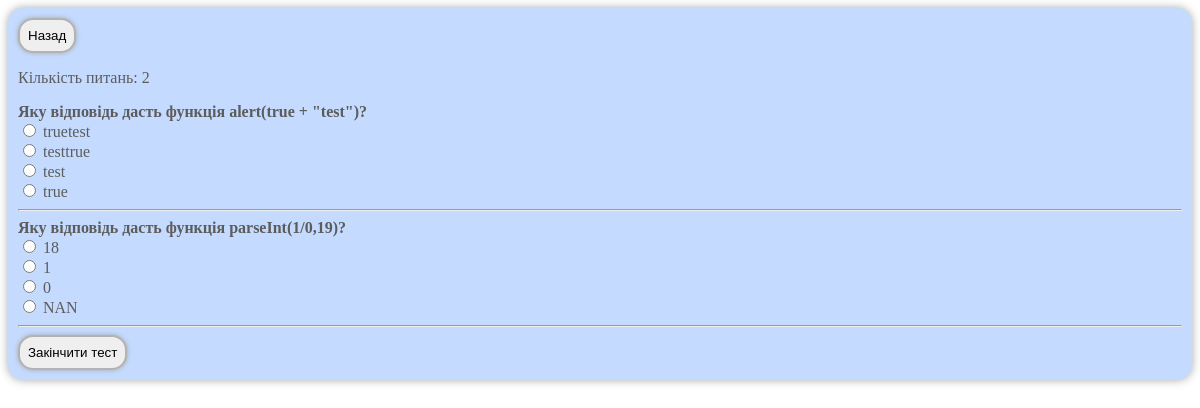
The page /test.php/?test=3 on the database its author committed.
### tables this page shows
CREATE TABLE `answers` (
  `id` int(11) NOT NULL,
  `answer` varchar(255) NOT NULL,
  `question_id` int(11) NOT NULL,
  `correct_answer` enum('1','0') NOT NULL DEFAULT '0'
);

CREATE TABLE `questions` (
  `id` int(11) NOT NULL,
  `question` varchar(255) NOT NULL,
  `test_id` int(11) NOT NULL
);

### script/function.php (called while the page is built, shortened)
<?php
require_once 'config.php';
function get_test_data($test_id){
	global $link;
	$stmt = $link->prepare("SELECT q.question, q.test_id, a.id, a.answer, a.question_id FROM questions q LEFT JOIN answers a ON q.id = a.question_id WHERE q.test_id = $test_id;");
	$stmt->execute();
	$data = null;
	while ($row = $stmt->fetch()) {
		$data[$row['question_id']][0]= $row['question'];
		$data[$row['question_id']][$row['id']]= $row['answer'];
	}
	return $data;
}
 ?>

### test.php (the view, shortened to what this page needs)
<?php
require_once 'script/function.php';
if (isset($_GET['test'])){
	$test_id = (int)$_GET['test'];
	$test_data = get_test_data($test_id);
	if(is_array($test_data)){
		$count_questions = count($test_data);
	}
}
 ?>
<!DOCTYPE html>
<html>
<head>
	<link rel="stylesheet" type="text/css" href="../css/test.css">
</head>
<body>
	<div class="questions">
		<a href="/"><button>Назад</button></a>
		<?php if(isset($test_data)): ?>
			<?php if(is_array($test_data)):?>
				<p>Кількість питань: <?=$count_questions?></p>
				<div class="test_data">
					<?php foreach ($test_data as $id_questions => $item):?>
						<div class="question" data-id='<?=$id_questions?>' id='question-<?=$id_questions?>'>
							<?php foreach ($item as $id_answer => $answer):?>
								<?php if(!$id_answer): ?>
									<div class="question_q"><b><?=$answer?></b></div>
								<?php else: ?>
									<div class="question_a">
										<input type="radio" id='answer-<?=$id_answer?>' name =question-<?=$id_questions?> value='<?=$id_answer?>'>
										<label for='answer-<?=$id_answer?>'><?=$answer?></label>
									</div>
								<?php endif; ?>
							<?php endforeach; ?><hr>
						</div>
					<?php endforeach; ?>
					<button id='btn'>Закінчити тест</button>
				</div>
			<?php else: ?>
				<div class="error" >Тест в розробці</div>
			<?php endif; ?>
		<?php else: ?>
			<div class="error">Помилка в тесті. Будь ласка поверніться на попередню сторінку</div>
		<?php endif; ?>
	</div>
</body>
</html>

### css/test.css (style rules this page uses)
.questions { background: #c4dbff; box-shadow: 0 0 10px #a8a8a8; border-radius: 15px; padding: 10px; color:#5c5c5c;; }
button { padding: 8px; border-radius: 15px; border: 2px solid #b3b3b3; box-shadow: 0 0 5px #a8a8a8; }

### rows shown on the page
answers: question.question "Яку відповідь дасть функція parseInt(1/0,19)?", answer "18", answer "1", answer "0", answer "NAN"

### other values the page prints
$count_questions "2"
$answer "Яку відповідь дасть функція alert(true + \"test\")?"
$answer "truetest"
$answer "testtrue"
$answer "test"
$answer "true"
